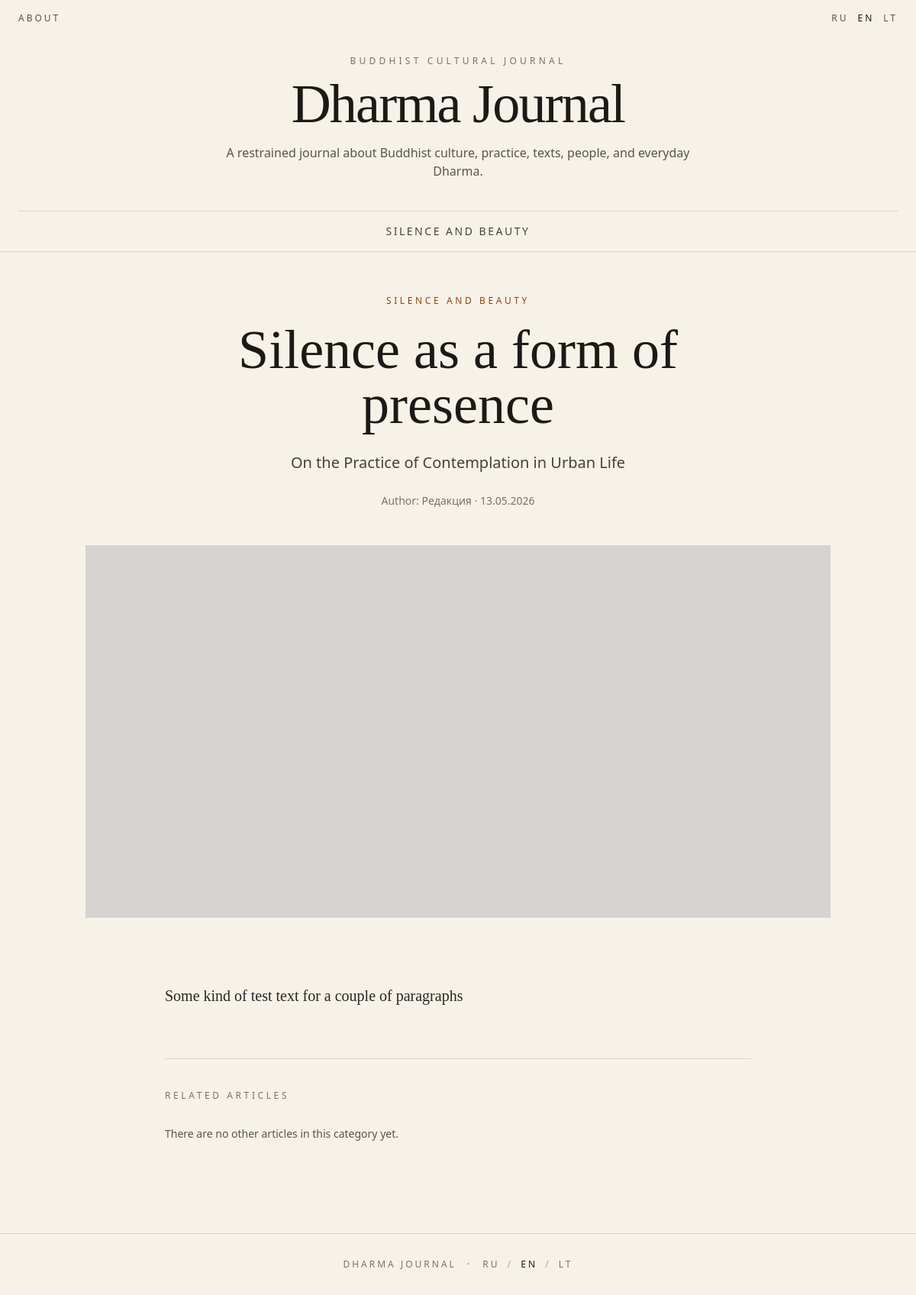
/en/articles/silence-as-a-form-of-presence/, run on the app's committed database.
### articles/models.py (models this page shows, shortened)
class Category(models.Model):
    order = models.PositiveIntegerField("Порядок", default=100)
    is_active = models.BooleanField("Активна", default=True)
    class Meta:
        ordering = ["order", "id"]
        verbose_name = "Рубрика"
        verbose_name_plural = "Рубрики"
    def get_translation(self, language="ru"):
        return self.translations.filter(language=language).first()

class CategoryTranslation(models.Model):
    category = models.ForeignKey(
        Category,
        on_delete=models.CASCADE,
        related_name="translations",
        verbose_name="Рубрика",
    )
    language = models.CharField(
        "Язык",
        max_length=2,
        choices=LANGUAGE_CHOICES,
    )
    title = models.CharField("Название", max_length=200)
    slug = models.SlugField("URL-имя", max_length=220)
    description = models.TextField("Описание", blank=True)
    class Meta:
        unique_together = [
            ("category", "language"),
            ("language", "slug"),
        ]
        verbose_name = "Перевод рубрики"
        verbose_name_plural = "Переводы рубрик"

class ArticleTranslation(models.Model):
    article = models.ForeignKey(
        Article,
        on_delete=models.CASCADE,
        related_name="translations",
        verbose_name="Статья",
    )
    language = models.CharField(
        "Язык",
        max_length=2,
        choices=LANGUAGE_CHOICES,
    )
    title = models.CharField("Заголовок", max_length=250)
    slug = models.SlugField("URL-имя", max_length=260)
    subtitle = models.CharField("Подзаголовок", max_length=300, blank=True)
    excerpt = models.TextField("Краткое описание", blank=True)
    body = models.TextField("Текст статьи")
    seo_title = models.CharField("SEO title", max_length=250, blank=True)
    seo_description = models.TextField("SEO description", blank=True)
    class Meta:
        unique_together = [
            ("article", "language"),
            ("language", "slug"),
        ]
        verbose_name = "Перевод статьи"
        verbose_name_plural = "Переводы статей"

class Article(models.Model):
    class Status(models.TextChoices):
        DRAFT = "draft", "Черновик"
        PUBLISHED = "published", "Опубликовано"
    category = models.ForeignKey(
        Category,
        on_delete=models.PROTECT,
        related_name="articles",
        verbose_name="Рубрика",
    )
    author = models.ForeignKey(
        Author,
        on_delete=models.SET_NULL,
        null=True,
        blank=True,
        related_name="articles",
        verbose_name="Автор",
    )
    status = models.CharField(
        "Статус",
        max_length=20,
        choices=Status.choices,
        default=Status.DRAFT,
    )
    is_featured = models.BooleanField("Главный материал", default=False)
    published_at = models.DateTimeField("Дата публикации", null=True, blank=True)
    created_at = models.DateTimeField("Создано", auto_now_add=True)
    updated_at = models.DateTimeField("Обновлено", auto_now=True)
    class Meta:
        ordering = ["-published_at", "-created_at"]
        verbose_name = "Статья"
        verbose_name_plural = "Статьи"
    def get_translation(self, language="ru"):
        return self.translations.filter(language=language).first()

class Author(models.Model):
    name = models.CharField("Имя", max_length=200)
    slug = models.SlugField("URL-имя", max_length=220, unique=True)
    bio = models.TextField("Биография", blank=True)
    class Meta:
        ordering = ["name"]
        verbose_name = "Автор"
        verbose_name_plural = "Авторы"

### articles/views.py (the view)
# urls.py: path("<str:language>/articles/<slug:slug>/", article_detail, name="article_detail"),
def article_detail(request, language, slug):
    language = normalize_language(language)
    article_translation = get_object_or_404(
        ArticleTranslation.objects.select_related(
            "article",
            "article__category",
            "article__author",
        ),
        language=language,
        slug=slug,
        article__status=Article.Status.PUBLISHED,
    )
    article = article_translation.article
    category_translation = article.category.get_translation(language)
    related_articles = (
        Article.objects
        .filter(
            status=Article.Status.PUBLISHED,
            category=article.category,
            translations__language=language,
        )
        .exclude(id=article.id)
        .select_related("category", "author")
        .prefetch_related("translations", "category__translations")
        .distinct()[:3]
    )
    related_cards = []
    for related_article in related_articles:
        card = make_article_card(related_article, language)
        if card:
            related_cards.append(card)
    context = {
        "language": language,
        "available_languages": AVAILABLE_LANGUAGES,
        "language_links": make_language_links_for_article(article, language),
        "navigation_categories": get_navigation_categories(language),
        "ui": get_ui_text(language),
        "article": article,
        "article_translation": article_translation,
        "category_translation": category_translation,
        "related_cards": related_cards,
    }
    return render(request, "articles/article_detail.html", context)

### articles/views.py (called while the page is built)
def normalize_language(language):
    if language not in AVAILABLE_LANGUAGES:
        return "ru"
    return language

def get_navigation_categories(language):
    categories = (
        Category.objects
        .filter(is_active=True, translations__language=language)
        .prefetch_related("translations")
        .distinct()
    )
    navigation_categories = []
    for category in categories:
        translation = category.get_translation(language)
        if translation:
            navigation_categories.append({
                "category": category,
                "translation": translation,
                "url": reverse("category_detail", args=[language, translation.slug]),
            })
    return navigation_categories

def make_language_links_for_article(article, current_language):
    links = []
    for code in AVAILABLE_LANGUAGES:
        translation = article.get_translation(code)
        if translation:
            url = reverse("article_detail", args=[code, translation.slug])
        else:
            url = reverse("home", args=[code])
        links.append({
            "code": code,
            "url": url,
            "is_current": code == current_language,
        })
    return links

### core/i18n.py (called while the page is built)
def get_ui_text(language="ru"):
    return UI_TEXT.get(language, UI_TEXT["ru"])

### templates/articles/article_detail.html (shortened to what this page needs)
{% extends "base.html" %}
{% block content %}
<main class="mx-auto max-w-5xl px-6 py-14">
    <article>
        <div class="mx-auto max-w-3xl text-center">
            {% if category_translation %}
                <p class="mb-5 text-xs uppercase tracking-[0.3em] text-amber-800">
                    {{ category_translation.title }}
                </p>
            {% endif %}
            <h1 class="serif text-5xl leading-tight md:text-7xl">
                {{ article_translation.title }}
            </h1>
            {% if article_translation.subtitle %}
                <p class="mx-auto mt-6 max-w-2xl text-xl leading-8 text-stone-700">
                    {{ article_translation.subtitle }}
                </p>
            {% endif %}
            <p class="mt-6 text-sm text-stone-500">
                {% if article.author %}
                    {{ ui.author }}: {{ article.author.name }}
                {% else %}
                    {{ ui.author }}: {{ ui.editorial }}
                {% endif %}
                {% if article.published_at %}
                    · {{ article.published_at|date:"d.m.Y" }}
                {% endif %}
            </p>
        </div>
        <div class="my-12 aspect-[16/8] bg-stone-300"></div>
        <div class="article-body serif mx-auto max-w-3xl text-xl leading-9 text-stone-800 whitespace-pre-line">
            {{ article_translation.body }}
        </div>
    </article>
    <section class="mx-auto mt-16 max-w-3xl border-t border-stone-300 pt-10">
        <h2 class="mb-8 text-xs uppercase tracking-[0.3em] text-stone-500">
            {{ ui.related }}
        </h2>
        <div class="grid gap-6">
            {% for related in related_articles %}
                {% with related_translation=related.get_translation %}
                    {% if related_translation %}
                        {% if related_translation.slug %}
                            <a href="{% url 'article_detail' language related_translation.slug %}" class="block border-b border-stone-300 pb-5 group">
                                <p class="serif text-2xl leading-snug group-hover:text-amber-800">
                                    {{ related_translation.title }}
                                </p>
                                {% if related_translation.excerpt %}
                                    <p class="mt-2 text-sm leading-6 text-stone-600">
                                        {{ related_translation.excerpt }}
                                    </p>
                                {% endif %}
                            </a>
                        {% else %}
                            <div class="border-b border-stone-300 pb-5">
                                <p class="serif text-2xl leading-snug">
                                    {{ related_translation.title }}
                                </p>
                                {% if related_translation.excerpt %}
                                    <p class="mt-2 text-sm leading-6 text-stone-600">
                                        {{ related_translation.excerpt }}
                                    </p>
                                {% endif %}
                            </div>
                        {% endif %}
                    {% endif %}
                {% endwith %}
            {% empty %}
                <p class="text-sm text-stone-600">
                    {{ ui.no_related }}
                </p>
            {% endfor %}
        </div>
    </section>
</main>
{% endblock %}

### templates/base.html (shortened to what this page needs)
<!doctype html>
<html lang="{{ language|default:'ru' }}">
<head>
    <script src="https://cdn.tailwindcss.com"></script>
</head>
<body class="text-stone-900">
    <header class="border-b border-stone-300">
        <div class="mx-auto max-w-7xl px-6 py-4">
            <div class="flex items-center justify-between text-xs uppercase tracking-[0.25em] text-stone-600">
                <a href="{% url 'home' language %}" class="hover:text-stone-900">
                    {{ ui.about }}
                </a>
                <div class="flex gap-3">
                    {% for item in language_links %}
                        <a
                            href="{{ item.url }}"
                            class="{% if item.is_current %}text-stone-900{% else %}hover:text-stone-900{% endif %}"
                        >
                            {{ item.code|upper }}
                        </a>
                    {% endfor %}
                </div>
            </div>
            <div class="py-10 text-center">
                <p class="mb-3 text-xs uppercase tracking-[0.35em] text-stone-500">
                    {{ ui.journal_label }}
                </p>
                <a href="{% url 'home' language %}" class="inline-block">
                    <h1 class="serif text-5xl md:text-7xl tracking-tight hover:text-amber-800">
                        Dharma Journal
                    </h1>
                </a>
                <p class="mx-auto mt-4 max-w-2xl text-sm md:text-base leading-7 text-stone-600">
                    {{ ui.site_subtitle }}
                </p>
            </div>
            <nav class="flex flex-wrap justify-center gap-x-8 gap-y-3 border-t border-stone-300 pt-4 text-sm uppercase tracking-[0.18em] text-stone-700">
                {% for item in navigation_categories %}
                    <a href="{{ item.url }}" class="hover:text-stone-950">
                        {{ item.translation.title }}
                    </a>
                {% empty %}
                    <a href="{% url 'home' language %}" class="hover:text-stone-950">
                        Dharma Journal
                    </a>
                {% endfor %}
            </nav>
        </div>
    </header>
    {% block content %}{% endblock %}
    <footer class="mt-16 border-t border-stone-300">
        <div class="mx-auto max-w-7xl px-6 py-8 text-center text-xs uppercase tracking-[0.25em] text-stone-500">
            <a href="{% url 'home' language %}" class="hover:text-stone-900">
                Dharma Journal
            </a>
            <span class="mx-2">·</span>
            {% for item in language_links %}
                <a
                    href="{{ item.url }}"
                    class="{% if item.is_current %}text-stone-900{% else %}hover:text-stone-900{% endif %}"
                >
                    {{ item.code|upper }}
                </a>
                {% if not forloop.last %}
                    <span class="mx-1 text-stone-400">/</span>
                {% endif %}
            {% endfor %}
        </div>
    </footer>
</body>
</html>

### templates/base.html (style rules this page uses)
body { background: #f7f2e8; }
.serif { font-family: Georgia, "Times New Roman", serif; }

### data on the page
Category: translation "SILENCE AND BEAUTY"
CategoryTranslation: title "SILENCE AND BEAUTY"
ArticleTranslation: title "Silence as a form of presence", subtitle "On the Practice of Contemplation in Urban Life", body "Some kind of test text for a couple of paragraphs"
Article: author.name "Редакция", published_at "13.05.2026"

### other printed values
{{ ui.about }} "ABOUT"
{{ item.code|upper }} "RU" "EN" "LT"
{{ ui.journal_label }} "BUDDHIST CULTURAL JOURNAL"
{{ ui.site_subtitle }} "A restrained journal about Buddhist culture, practice, texts, people, and everyday Dharma."
{{ ui.author }} "Author"
{{ ui.related }} "RELATED ARTICLES"
{{ ui.no_related }} "There are no other articles in this category yet."
